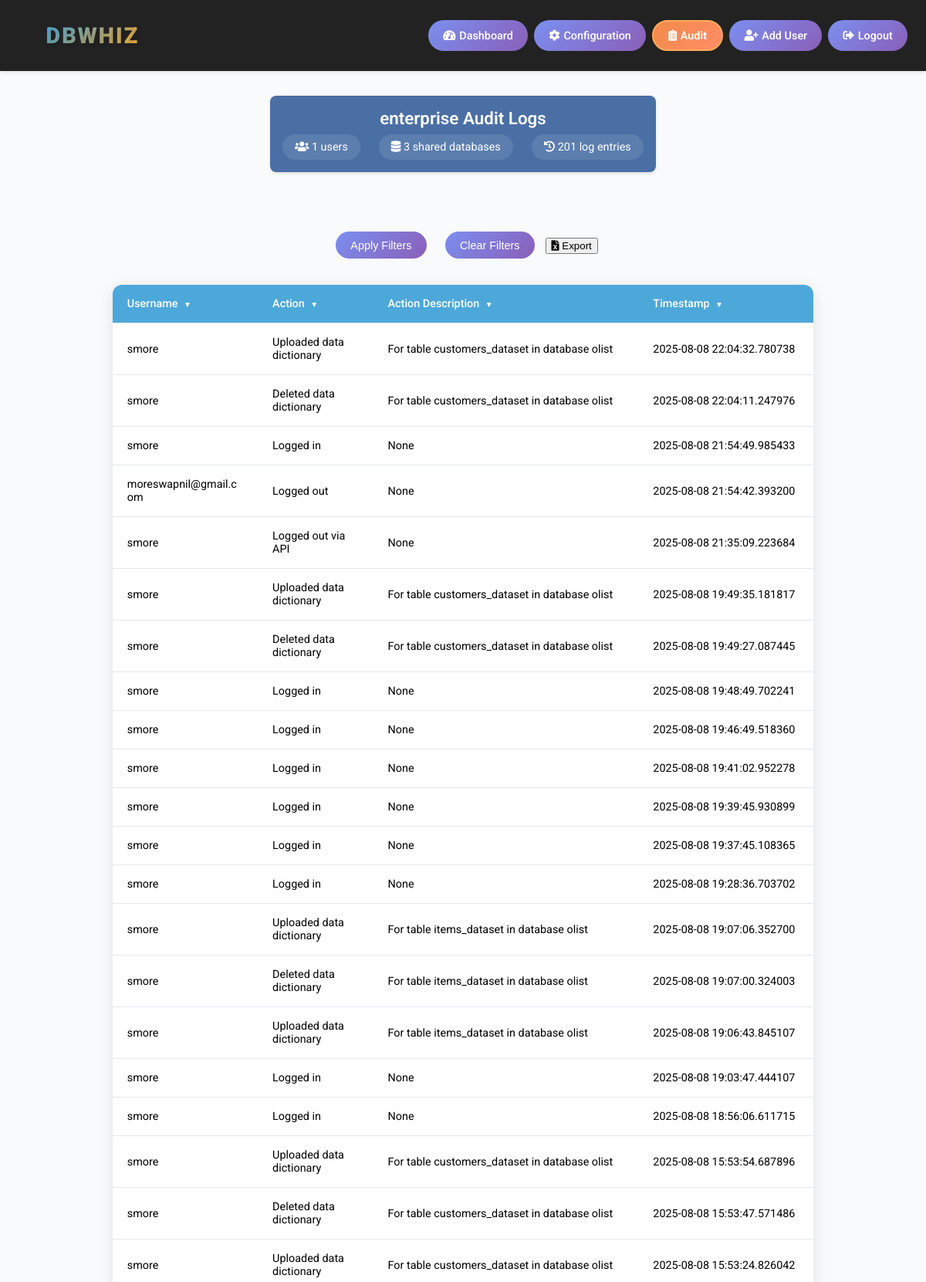
The app's page /audit_page (signed in, upper part) with its own data.
### models.py (models this page shows)
class Enterprise(db.Model):
    __bind_key__ = 'admin'
    __tablename__ = 'enterprise'
    id = db.Column(db.Integer, primary_key=True)
    name = db.Column(db.String(128), unique=True, nullable=False)
    mysql_host = db.Column(db.String(128))
    mysql_port = db.Column(db.Integer, default=3306)
    mysql_admin_user = db.Column(db.String(128))
    mysql_admin_password = db.Column(db.String(128))
    postgres_host = db.Column(db.String(128))
    postgres_port = db.Column(db.Integer, default=5432)
    postgres_admin_user = db.Column(db.String(128))
    postgres_admin_password = db.Column(db.String(128))
    created_at = db.Column(db.DateTime, default=datetime.utcnow)
    sqlserver_host = db.Column(db.String(128))
    sqlserver_port = db.Column(db.Integer, default=1433)
    sqlserver_instance = db.Column(db.String(128))  # New column for instance name
    sqlserver_admin_user = db.Column(db.String(128))
    sqlserver_admin_password = db.Column(db.String(128))
    users = db.relationship('User', backref='user_enterprise', lazy=True)
    admin_users = db.relationship('AdminUser', backref='admin_enterprise', lazy=True)
    shared_databases = db.relationship('SharedDatabase', backref='database_enterprise', lazy=True)
    audit_logs = db.relationship('AdminLog', backref='log_enterprise', lazy=True)
    chat_threads = db.relationship('ChatThread', backref='thread_enterprise', lazy=True)

class AdminLog(db.Model):
    __bind_key__ = 'admin'
    __tablename__ = 'admin_log'
    id = db.Column(db.Integer, primary_key=True)
    username = db.Column(db.String(100), nullable=False)
    action = db.Column(db.String(255), nullable=False)
    action_description = db.Column(db.String(255))
    timestamp = db.Column(db.DateTime, default=datetime.utcnow)
    enterprise_id = db.Column(db.Integer, db.ForeignKey('enterprise.id'), nullable=False)
    enterprise = db.relationship('Enterprise', viewonly=True)

### main.py (the view)
@app.route('/audit_page')
@require_enterprise_auth
def audit_page():
    enterprise = get_current_enterprise()
    if not enterprise:
        flash("Enterprise not found", 'error')
        return redirect(url_for('verify_secret'))
    logs = AdminLog.query.filter_by(enterprise_id=enterprise.id)\
               .order_by(AdminLog.timestamp.desc()).all()
    return render_template('audit_page.html',
                         logs=logs,
                         enterprise=enterprise)

### main.py (called while the page is built)
def get_current_enterprise():
    if 'enterprise_id' not in session:
        return None
    return Enterprise.query.get(session['enterprise_id'])

def require_enterprise_auth(f):
    @wraps(f)
    def decorated_function(*args, **kwargs):
        if 'enterprise_id' not in session:
            flash("Please log into an enterprise first", 'error')
            return redirect(url_for('verify_secret'))
        return f(*args, **kwargs)
    return decorated_function

### templates/audit_page.html (shortened to what this page needs)
<!DOCTYPE html>
<html lang="en">
<head>
    <link rel="stylesheet" href="https://cdnjs.cloudflare.com/ajax/libs/font-awesome/5.15.4/css/all.min.css">
</head>
<body>
    <div class="navbar">
        <div class="navbar-logo">DBWHIZ</div>
        <div class="navbar-buttons">
            <a href="/admin_console" class="nav-button"><i class="fas fa-tachometer-alt"></i> Dashboard</a>
            <a href="/configuration" class="nav-button"><i class="fas fa-cog"></i> Configuration</a>
            <a href="/audit_page" class="nav-button active"><i class="fas fa-clipboard-list"></i> Audit</a>
            <a href="/signup" class="nav-button"><i class="fas fa-user-plus"></i> Add User</a>
            <a href="/logout" class="nav-button"><i class="fas fa-sign-out-alt"></i> Logout</a>
        </div>
    </div>
    <div class="content">
        <div class="enterprise-header">
            <div class="enterprise-name">{{ enterprise.name }} Audit Logs</div>
            <div class="enterprise-info">
                <span class="enterprise-stat">
                    <i class="fas fa-users"></i> {{ enterprise.users|length }} users
                </span>
                <span class="enterprise-stat">
                    <i class="fas fa-database"></i> {{ enterprise.shared_databases|length }} shared databases
                </span>
                <span class="enterprise-stat">
                    <i class="fas fa-history"></i> {{ logs|length }} log entries
                </span>
            </div>
        </div>
        <div class="button-container">
            <button class="apply-button" onclick="applyFilters()">Apply Filters</button>
            <button class="clear-filter-button" onclick="clearFilters()">Clear Filters</button>
            <button class="download-button" onclick="downloadTableAsExcel()">
                <i class="fas fa-file-excel"></i> Export
            </button>
        </div>
        <table class="audit-table" id="auditTable">
            <thead>
                <tr>
                    <th class="filter-arrow" onclick="toggleFilterOrSort(this, 0)">Username</th>
                    <th class="filter-arrow" onclick="toggleFilterOrSort(this, 1)">Action</th>
                    <th class="filter-arrow" onclick="toggleFilterOrSort(this, 2)">Action Description</th>
                    <th class="filter-arrow" onclick="toggleFilterOrSort(this, 3)">Timestamp</th>
                </tr>
            </thead>
            <tbody>
                {% for log in logs %}
                <tr>
                    <td>{{ log.username }}</td>
                    <td>{{ log.action }}</td>
                    <td>{{ log.action_description }}</td>
                    <td>{{ log.timestamp }}</td>
                </tr>
                {% endfor %}
            </tbody>
        </table>
    </div>
</body>
</html>

### templates/audit_page.html (style rules this page uses)
:root { --primary-color: #4da8da; --secondary-color: #232222; --accent-color: #6bb9e6; --background-color: #f9fafb; --text-color: #333333; --success-color: #3c763d; --error-color: #a94442; --info-color: #31708f; --border-color: #e5e7eb; }
body { font-family: 'Roboto', sans-serif; background: var(--background-color); margin: 0; padding: 0; display: flex; flex-direction: column; min-height: 100vh; }
.navbar { background-color: var(--secondary-color); padding: 1rem 1.5rem; display: flex; align-items: center; color: white; height: 60px; box-shadow: 0 2px 4px rgba(0, 0, 0, 0.1); position: relative; }
.navbar-logo { position: absolute; left: 10%; transform: translateX(-50%); font-size: 1.8rem; font-weight: 900; font-family: 'Roboto', sans-serif; background: linear-gradient(135deg, #4da8da, #fbb034); -webkit-background-clip: text; -webkit-text-fill-color: transparent; text-shadow: 2px 2px 4px rgba(0,0,0,0.15); letter-spacing: 2px; }
.navbar-buttons { display: flex; gap: 0.5rem; position: absolute; right: 1.5rem; }
.nav-button { background: linear-gradient(135deg, #7b8ff0 0%, #8a5fb8 100%); color: #fff; padding: 0.6rem 1.2rem; border: none; border-radius: 20px; cursor: pointer; font-weight: 500; font-size: 0.9rem; text-decoration: none; display: inline-flex; align-items: center; gap: 0.3rem; transition: background-color 0.3s, transform 0.2s; }
.nav-button.active { background: linear-gradient(135deg, #f38b4a, #ff8c66); border: 2px solid #ffad5a; color: white; font-weight: 600; }
.nav-button i { font-size: 0.9rem; }
.content { flex: 1; display: flex; flex-direction: column; align-items: center; padding: 2rem; }
.button-container { text-align: center; margin: 5px 0 10px 0; }
.apply-button, .clear-filter-button { background: linear-gradient(135deg, #7b8ff0 0%, #8a5fb8 100%); color: #fff; padding: 0.6rem 1.2rem; border: none; border-radius: 20px; cursor: pointer; font-weight: 500; font-size: 0.9rem; margin: 0 10px; display: inline-block; transition: background-color 0.3s, transform 0.2s; }
.audit-table { width: 80%; max-width: 1000px; margin: 1.5rem auto; border-collapse: separate; border-spacing: 0; background: white; border-radius: 12px; overflow: hidden; box-shadow: 0 4px 20px rgba(0, 0, 0, 0.1); table-layout: fixed; }
.audit-table th:nth-child(1), .audit-table td:nth-child(1) { width: 20% !important; }
.audit-table th:nth-child(2), .audit-table td:nth-child(2) { width: 15% !important; }
.audit-table th:nth-child(3), .audit-table td:nth-child(3) { width: 40% !important; }
.audit-table th:nth-child(4), .audit-table td:nth-child(4) { width: 25% !important; }
.audit-table th, .audit-table td { padding: 1rem 1.2rem; text-align: left; border-bottom: 1px solid var(--border-color); font-size: 0.9rem; position: relative; word-wrap: break-word; }
.audit-table th { background-color: var(--primary-color); color: white; font-weight: 500; cursor: pointer; }
.filter-arrow::after { content: " ▼"; font-size: 10px; margin-left: 5px; }
.enterprise-header { background-color: #4a6fa5; color: white; padding: 1rem; border-radius: 8px; margin-bottom: 1.5rem; text-align: center; box-shadow: 0 2px 4px rgba(0,0,0,0.1); }
.enterprise-name { font-size: 1.4rem; font-weight: 600; margin-bottom: 0.5rem; }
.enterprise-info { display: flex; justify-content: center; gap: 1.5rem; font-size: 0.9rem; }
.enterprise-stat { background: rgba(255,255,255,0.1); padding: 0.5rem 1rem; border-radius: 20px; }

### records on screen
Enterprise: name "enterprise"
AdminLog: username "smore", action "Uploaded data dictionary", action_description "For table customers_dataset in database olist", timestamp "2025-08-08 22:04:32.780738"
AdminLog: username "smore", action "Deleted data dictionary", action_description "For table customers_dataset in database olist", timestamp "2025-08-08 22:04:11.247976"
AdminLog: username "smore", action "Logged in", action_description "None", timestamp "2025-08-08 21:54:49.985433"
AdminLog: username "moreswapnil@gmail.com", action "Logged out", action_description "None", timestamp "2025-08-08 21:54:42.393200"
AdminLog: username "smore", action "Logged out via API", action_description "None", timestamp "2025-08-08 21:35:09.223684"
AdminLog: username "smore", action "Uploaded data dictionary", action_description "For table customers_dataset in database olist", timestamp "2025-08-08 19:49:35.181817"
AdminLog: username "smore", action "Deleted data dictionary", action_description "For table customers_dataset in database olist", timestamp "2025-08-08 19:49:27.087445"
AdminLog: username "smore", action "Logged in", action_description "None", timestamp "2025-08-08 19:48:49.702241"
AdminLog: username "smore", action "Logged in", action_description "None", timestamp "2025-08-08 19:46:49.518360"
AdminLog: username "smore", action "Logged in", action_description "None", timestamp "2025-08-08 19:41:02.952278"
AdminLog: username "smore", action "Logged in", action_description "None", timestamp "2025-08-08 19:39:45.930899"
AdminLog: username "smore", action "Logged in", action_description "None", timestamp "2025-08-08 19:37:45.108365"
AdminLog: username "smore", action "Logged in", action_description "None", timestamp "2025-08-08 19:28:36.703702"
AdminLog: username "smore", action "Uploaded data dictionary", action_description "For table items_dataset in database olist", timestamp "2025-08-08 19:07:06.352700"
AdminLog: username "smore", action "Deleted data dictionary", action_description "For table items_dataset in database olist", timestamp "2025-08-08 19:07:00.324003"
AdminLog: username "smore", action "Uploaded data dictionary", action_description "For table items_dataset in database olist", timestamp "2025-08-08 19:06:43.845107"
AdminLog: username "smore", action "Logged in", action_description "None", timestamp "2025-08-08 19:03:47.444107"
AdminLog: username "smore", action "Logged in", action_description "None", timestamp "2025-08-08 18:56:06.611715"
AdminLog: username "smore", action "Uploaded data dictionary", action_description "For table customers_dataset in database olist", timestamp "2025-08-08 15:53:54.687896"
AdminLog: username "smore", action "Deleted data dictionary", action_description "For table customers_dataset in database olist", timestamp "2025-08-08 15:53:47.571486"
AdminLog: username "smore", action "Uploaded data dictionary", action_description "For table customers_dataset in database olist", timestamp "2025-08-08 15:53:24.826042"

### other values on screen
{{ enterprise.users|length }} "1"
{{ enterprise.shared_databases|length }} "3"
{{ logs|length }} "201"
